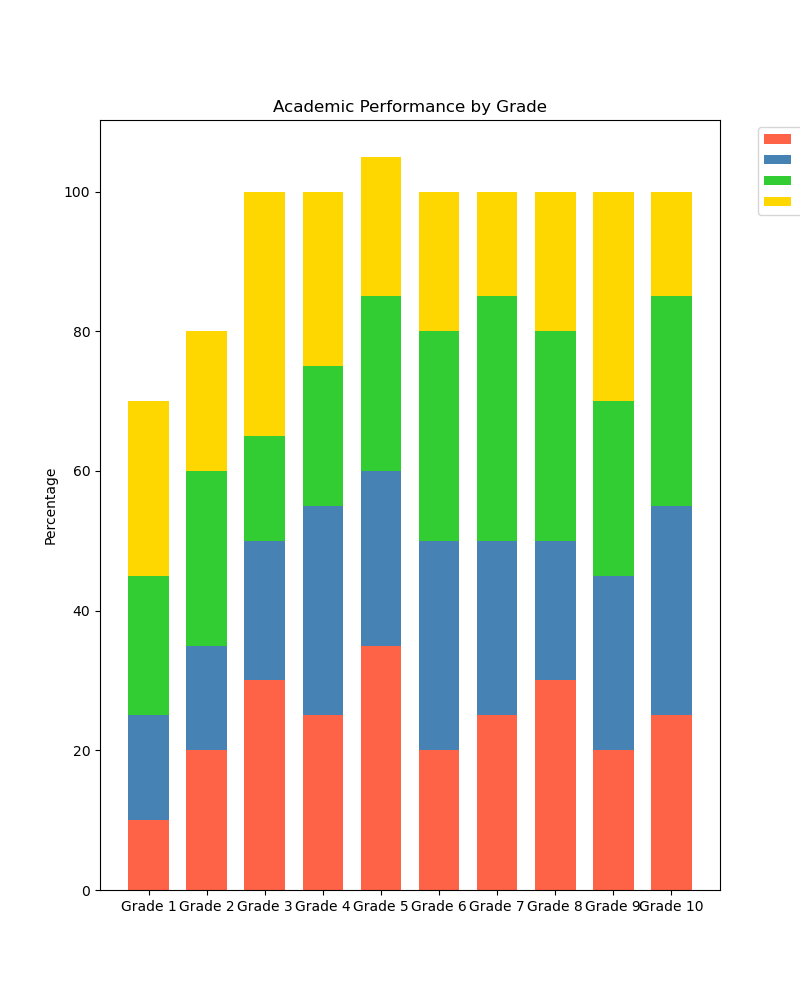

The Python source for this figure:

import matplotlib.pyplot as plt
import numpy as np

# Data
categories = ['Grade 1', 'Grade 2', 'Grade 3', 'Grade 4', 'Grade 5', 'Grade 6', 'Grade 7', 'Grade 8', 'Grade 9', 'Grade 10']
mathematics = [10, 20, 30, 25, 35, 20, 25, 30, 20, 25]
science = [15, 15, 20, 30, 25, 30, 25, 20, 25, 30]
history = [20, 25, 15, 20, 25, 30, 35, 30, 25, 30]
art = [25, 20, 35, 25, 20, 20, 15, 20, 30, 15]

# Colors
colors = ['#FF6347', '#4682B4', '#32CD32', '#FFD700']

# Stack the data
data = np.array([mathematics, science, history, art])
data_cum = data.cumsum(axis=0)

# Plot
fig, ax = plt.subplots(figsize=(8, 10))
category_labels = ['Mathematics', 'Science', 'History', 'Art']
category_width = 0.7  # Width of each category

for i, color in enumerate(colors):
    heights = data[i]
    starts = data_cum[i] - heights
    ax.bar(categories, heights, bottom=starts, width=category_width, label=category_labels[i], color=color)

# Formatting
ax.set_ylabel('Percentage')
ax.set_title('Academic Performance by Grade')
ax.legend(ncol=1, bbox_to_anchor=(1.05, 1), loc='upper left')
plt.show()
